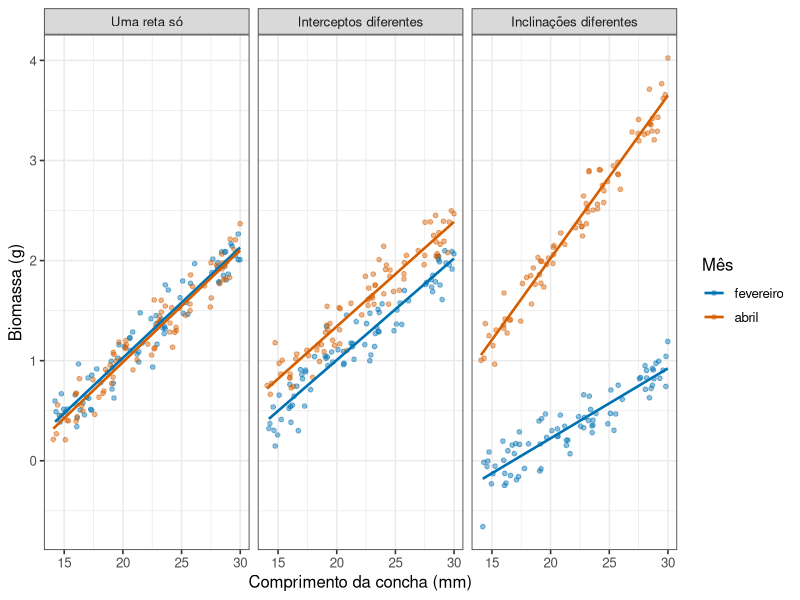
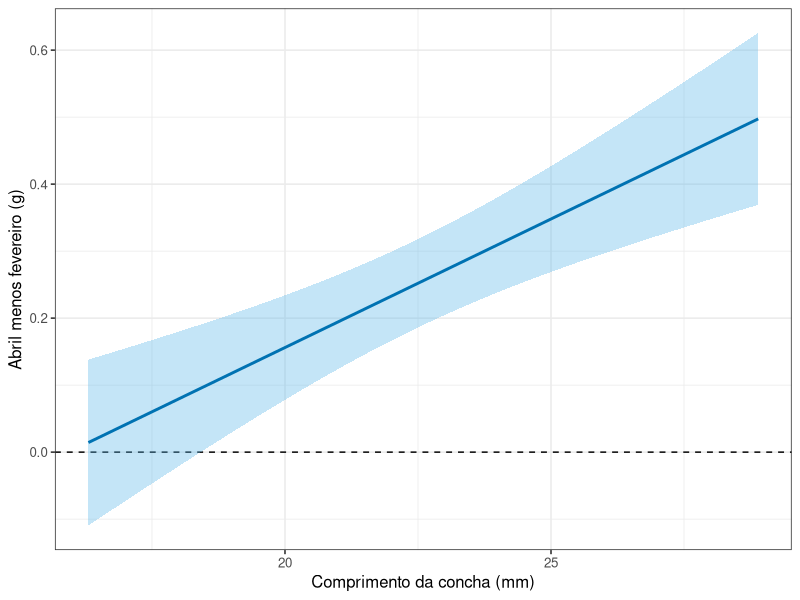
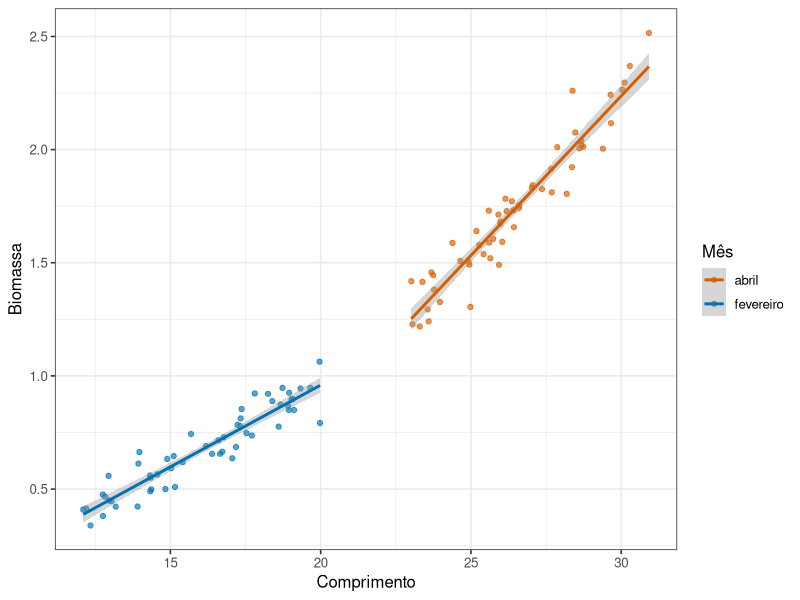

R code for these plots, in order:
## ---- chunk 1
#| include: false
library(tidyverse)
theme_set(theme_bw(base_size = 12))
## ---- chunk 2
#| code-fold: true
#| code-summary: "Ver os dados dos três modelos"
#| label: fig-pread14-tres-cenarios
#| fig-cap: "Três relações possíveis entre dois grupos. Em todos os painéis os dados foram gerados com a mesma variação em torno das retas."
#| fig-alt: "Três painéis lado a lado. No primeiro as duas retas se sobrepõem; no segundo são paralelas e deslocadas verticalmente; no terceiro partem do mesmo lugar e divergem, com uma subindo mais rápido que a outra."
#| fig-height: 3.4

library(tidyverse)

x <- runif(160, 14, 30)
grupo <- rep(c("fevereiro", "abril"), each = 80)

cenarios <- bind_rows(
  tibble(cenario = "Uma reta só", mes = grupo, comprimento = x,
         biomassa = -1.2 + 0.11 * x + rnorm(160, 0, 0.15)),
  tibble(cenario = "Interceptos diferentes", mes = grupo, comprimento = x,
         biomassa = -1.2 + 0.11 * x + if_else(grupo == "abril", 0.35, 0) + rnorm(160, 0, 0.15)),
  tibble(cenario = "Inclinações diferentes", mes = grupo, comprimento = x,
         biomassa = -1.2 + if_else(grupo == "abril", 0.16, 0.07) * x + rnorm(160, 0, 0.15))
) |>
  mutate(
    mes = fct_relevel(mes, "fevereiro"),
    cenario = fct_relevel(cenario, "Uma reta só", "Interceptos diferentes")
  )

ggplot(cenarios, aes(x = comprimento, y = biomassa, colour = mes)) +
  geom_point(alpha = 0.45, size = 1.3) +
  geom_smooth(method = "lm", se = FALSE, linewidth = 0.9) +
  facet_wrap(~ cenario) +
  scale_colour_manual(values = c(fevereiro = "#0072B2", abril = "#D55E00")) +
  labs(x = "Comprimento da concha (mm)", y = "Biomassa (g)", colour = "Mês")
## ---- chunk 3
#| code-fold: true
#| code-summary: "Ver os modelos de uma e duas inclinações"
library(tidyverse)

dados_interacao <- tibble(
  mes = factor(rep(c("fevereiro", "abril"), each = 80),
               levels = c("fevereiro", "abril")),
  comprimento = runif(160, 14, 30)
) |>
  mutate(
    biomassa = -1.2 + if_else(mes == "abril", 0.16, 0.07) * comprimento +
      rnorm(160, 0, 0.15),
    comprimento_c = comprimento - 22
  )

modelo_paralelo <- lm(
  biomassa ~ comprimento_c + mes,
  data = dados_interacao
)

modelo_interacao <- lm(
  biomassa ~ comprimento_c * mes,
  data = dados_interacao
)

anova(modelo_paralelo, modelo_interacao)
coef(modelo_interacao)
## ---- chunk 4
#| code-fold: true
#| code-summary: "Ver previsões e diferenças condicionais"
#| label: fig-pread14-diferenca-condicional
#| fig-cap: "Diferença estimada entre abril e fevereiro ao longo do comprimento. A faixa é o intervalo de confiança de 95%, calculado apenas no suporte comum."
#| fig-alt: "Curva crescente da diferença entre meses com faixa de incerteza. Uma linha horizontal em zero permite ver em quais comprimentos os dados distinguem os grupos."
#| fig-height: 4.2
library(tidyverse)

dados <- tibble(
  mes = factor(rep(c("fevereiro", "abril"), each = 70),
               levels = c("fevereiro", "abril")),
  comprimento = c(runif(70, 15, 29), runif(70, 16, 30))
) |>
  mutate(
    comprimento_c = comprimento - 22,
    biomassa = -1.0 + 0.08 * comprimento_c +
      if_else(mes == "abril", 0.25 + 0.035 * comprimento_c, 0) +
      rnorm(n(), 0, 0.18)
  )

modelo <- lm(biomassa ~ comprimento_c * mes, data = dados)
faixa_comum <- c(max(tapply(dados$comprimento, dados$mes, min)),
                 min(tapply(dados$comprimento, dados$mes, max)))
grade <- seq(faixa_comum[1], faixa_comum[2], length.out = 120)

matriz_fev <- model.matrix(
  ~ comprimento_c * mes,
  data = tibble(comprimento_c = grade - 22,
                mes = factor("fevereiro", levels = levels(dados$mes)))
)
matriz_abr <- model.matrix(
  ~ comprimento_c * mes,
  data = tibble(comprimento_c = grade - 22,
                mes = factor("abril", levels = levels(dados$mes)))
)

L <- matriz_abr - matriz_fev
diferenca <- as.vector(L %*% coef(modelo))
erro <- sqrt(diag(L %*% vcov(modelo) %*% t(L)))
critico <- qt(0.975, df.residual(modelo))

curva_diferenca <- tibble(
  comprimento = grade,
  diferenca = diferenca,
  inferior = diferenca - critico * erro,
  superior = diferenca + critico * erro
)

ggplot(curva_diferenca, aes(x = comprimento, y = diferenca)) +
  geom_hline(yintercept = 0, linetype = 2) +
  geom_ribbon(aes(ymin = inferior, ymax = superior), fill = "#56B4E9", alpha = 0.35) +
  geom_line(colour = "#0072B2", linewidth = 1) +
  labs(x = "Comprimento da concha (mm)", y = "Abril menos fevereiro (g)") +
  theme_bw(base_size = 12)

predict(modelo,
        newdata = crossing(
          comprimento_c = c(18, 22, 26) - 22,
          mes = factor(c("fevereiro", "abril"), levels = levels(dados$mes))
        ),
        interval = "confidence")
## ---- chunk 5
#| code-fold: true
#| code-summary: "Ver como falta de suporte imita interação"
#| label: fig-pread14-suporte
#| fig-cap: "Dois grupos seguem a mesma curva, mas ocupam faixas diferentes. Retas separadas sugerem interação porque extrapolam partes distintas de uma relação não linear."
#| fig-alt: "Pontos de um grupo aparecem no início de uma curva e os do outro no final. Retas ajustadas separadamente têm inclinações diferentes, embora todos os pontos pertençam à mesma curva."
#| fig-height: 4
library(tidyverse)

sem_suporte <- bind_rows(
  tibble(mes = "fevereiro", comprimento = runif(55, 12, 20)),
  tibble(mes = "abril", comprimento = runif(55, 23, 31))
) |>
  mutate(
    mes = factor(mes),
    biomassa = 0.0025 * comprimento^2 + rnorm(n(), 0, 0.08)
  )

ggplot(sem_suporte, aes(x = comprimento, y = biomassa, colour = mes)) +
  geom_point(alpha = 0.65) +
  geom_smooth(method = "lm", se = TRUE) +
  scale_colour_manual(values = c(abril = "#D55E00", fevereiro = "#0072B2")) +
  labs(x = "Comprimento", y = "Biomassa", colour = "Mês") +
  theme_bw(base_size = 12)
